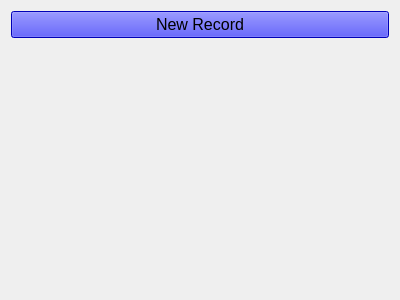
<?xml version="1.0" encoding="UTF-8"?>
<ui version="4.0">
 <class>W_Ligarium_Manager</class>
 <widget class="QWidget" name="W_Ligarium_Manager">
  <property name="geometry">
   <rect>
    <x>0</x>
    <y>0</y>
    <width>400</width>
    <height>300</height>
   </rect>
  </property>
  <property name="windowTitle">
   <string>Form</string>
  </property>
  <layout class="QGridLayout" name="gridLayout">
   <item row="0" column="0">
    <widget class="QPushButton" name="b_new">
     <property name="font">
      <font>
       <pointsize>12</pointsize>
      </font>
     </property>
     <property name="styleSheet">
      <string notr="true">background-color: blue</string>
     </property>
     <property name="text">
      <string>New Record</string>
     </property>
     <property name="icon">
      <iconset resource="../resources/icons.qrc">
       <normaloff>:/list-add.svg</normaloff>:/list-add.svg</iconset>
     </property>
    </widget>
   </item>
   <item row="1" column="0">
    <widget class="ligarium::W_Tile_View" name="tile_view" native="true"/>
   </item>
  </layout>
 </widget>
 <customwidgets>
  <customwidget>
   <class>ligarium::W_Tile_View</class>
   <extends>QWidget</extends>
   <header>ligarium/widget/w_tile_view.h</header>
   <container>1</container>
  </customwidget>
 </customwidgets>
 <resources>
  <include location="../resources/icons.qrc"/>
 </resources>
 <connections/>
</ui>
